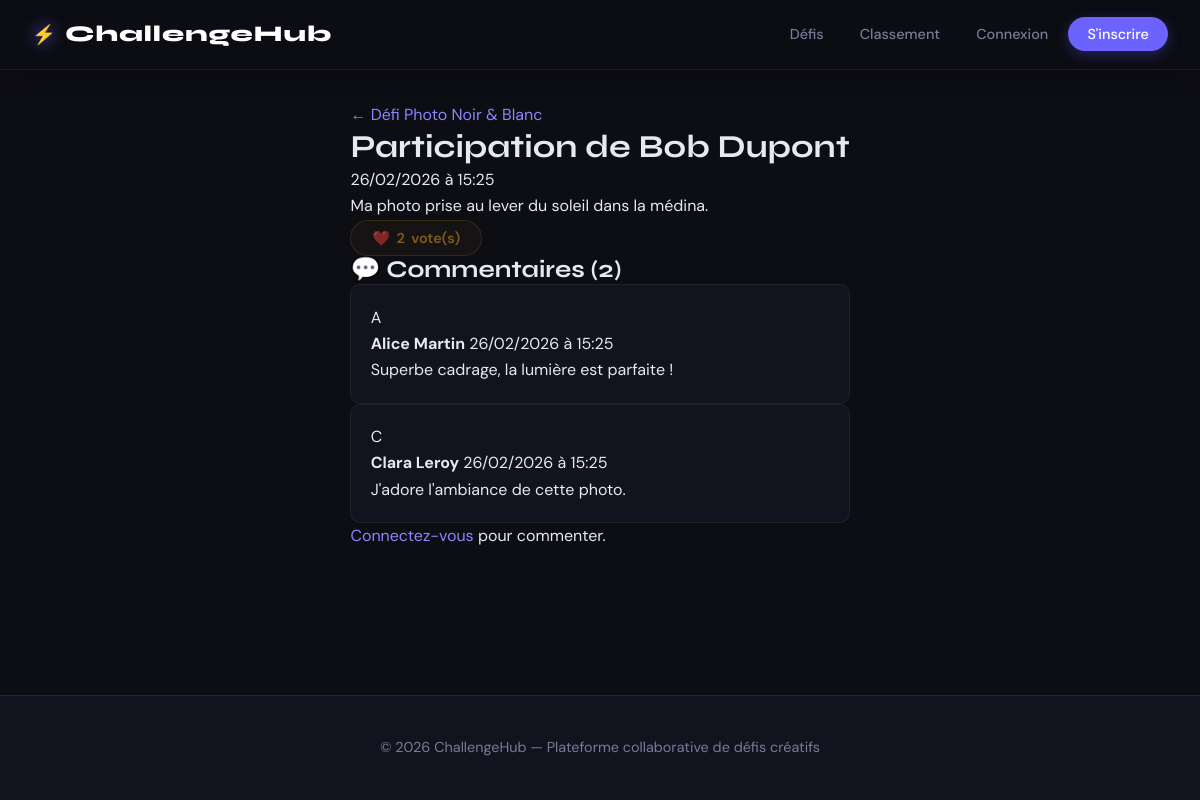
/index.php?controller=submission&action=show&id=1, run on the app's committed database.
### tables this page shows
CREATE TABLE IF NOT EXISTS submissions (
    id           INT UNSIGNED   NOT NULL AUTO_INCREMENT,
    user_id      INT UNSIGNED   NOT NULL,
    challenge_id INT UNSIGNED   NOT NULL,
    description  TEXT           NOT NULL,
    media        VARCHAR(255)   NULL DEFAULT NULL,   
    created_at   DATETIME       NOT NULL DEFAULT CURRENT_TIMESTAMP,
    updated_at   DATETIME       NOT NULL DEFAULT CURRENT_TIMESTAMP ON UPDATE CURRENT_TIMESTAMP,

    PRIMARY KEY (id),
    CONSTRAINT fk_submissions_user
        FOREIGN KEY (user_id) REFERENCES users(id)
        ON DELETE CASCADE
        ON UPDATE CASCADE,
    CONSTRAINT fk_submissions_challenge
        FOREIGN KEY (challenge_id) REFERENCES challenges(id)
        ON DELETE CASCADE
        ON UPDATE CASCADE,

    INDEX idx_submissions_challenge (challenge_id),
    INDEX idx_submissions_user      (user_id)
);

CREATE TABLE IF NOT EXISTS challenges (
    id          INT UNSIGNED    NOT NULL AUTO_INCREMENT,
    user_id     INT UNSIGNED    NOT NULL,
    title       VARCHAR(200)    NOT NULL,
    description TEXT            NOT NULL,
    category    VARCHAR(100)    NOT NULL,
    deadline    DATE            NOT NULL,
    image       VARCHAR(255)    NULL DEFAULT NULL,
    created_at  DATETIME        NOT NULL DEFAULT CURRENT_TIMESTAMP,
    updated_at  DATETIME        NOT NULL DEFAULT CURRENT_TIMESTAMP ON UPDATE CURRENT_TIMESTAMP,

    PRIMARY KEY (id),
    CONSTRAINT fk_challenges_user
        FOREIGN KEY (user_id) REFERENCES users(id)
        ON DELETE CASCADE
        ON UPDATE CASCADE,

    INDEX idx_challenges_category (category),
    INDEX idx_challenges_deadline (deadline),
    INDEX idx_challenges_created  (created_at)
);

CREATE TABLE IF NOT EXISTS users (
    id          INT UNSIGNED    NOT NULL AUTO_INCREMENT,
    name        VARCHAR(100)    NOT NULL,
    email       VARCHAR(150)    NOT NULL,
    password    VARCHAR(255)    NOT NULL,            
    avatar      VARCHAR(255)    NULL DEFAULT NULL,   
    created_at  DATETIME        NOT NULL DEFAULT CURRENT_TIMESTAMP,
    updated_at  DATETIME        NOT NULL DEFAULT CURRENT_TIMESTAMP ON UPDATE CURRENT_TIMESTAMP,

    PRIMARY KEY (id),
    UNIQUE KEY uq_users_email (email)
);

CREATE TABLE IF NOT EXISTS comments (
    id            INT UNSIGNED  NOT NULL AUTO_INCREMENT,
    user_id       INT UNSIGNED  NOT NULL,
    submission_id INT UNSIGNED  NOT NULL,
    content       TEXT          NOT NULL,
    created_at    DATETIME      NOT NULL DEFAULT CURRENT_TIMESTAMP,

    PRIMARY KEY (id),
    CONSTRAINT fk_comments_user
        FOREIGN KEY (user_id) REFERENCES users(id)
        ON DELETE CASCADE
        ON UPDATE CASCADE,
    CONSTRAINT fk_comments_submission
        FOREIGN KEY (submission_id) REFERENCES submissions(id)
        ON DELETE CASCADE
        ON UPDATE CASCADE,

    INDEX idx_comments_submission (submission_id)
);

### app/controllers/BaseController.php (called while the page is built, shortened)
<?php
abstract class BaseController
{
    protected function render(string $view, array $data = []): void
    {
        require_once APP_PATH . '/views/layouts/main.php';
    }
    protected function isLoggedIn(): bool { return !empty($_SESSION['user_id']); }
}

### app/controllers/SubmissionController.php (called while the page is built, shortened)
<?php
require_once __DIR__ . '/BaseController.php';
require_once __DIR__ . '/../models/Submission.php';
require_once __DIR__ . '/../models/Comment.php';
class SubmissionController extends BaseController
{
    private Submission $submission;
    private Comment    $comment;
    private Vote       $vote;
    public function __construct()
    {
        $this->submission = new Submission();
        $this->comment    = new Comment();
        $this->vote       = new Vote();
    }
    public function show(int $id): void
    {
        $sub = $this->submission->findById($id);
        $comments = $this->comment->findBySubmission($id);
        $hasVoted = $this->isLoggedIn() && $this->vote->hasVoted($this->getCurrentUserId(), $id);
        $isOwner  = $this->isLoggedIn() && $this->submission->belongsToUser($id, $this->getCurrentUserId());
        $this->render('submission/show', [
            'pageTitle' => 'Participation',
            'sub'       => $sub,
            'comments'  => $comments,
            'hasVoted'  => $hasVoted,
            'isOwner'   => $isOwner,
            'csrf'      => $this->generateCsrfToken(),
        ]);
    }
}

### index.php (called while the page is built, shortened)
<?php
require_once __DIR__ . '/config/Database.php';
$action     = $_GET['action']     ?? 'index';
$id         = isset($_GET['id'])  ? (int) $_GET['id'] : null;
$ctrl = new $class();
$id !== null ? $ctrl->$action($id) : $ctrl->$action();

### config/Database.php (called while the page is built, shortened)
<?php
class Database
{
    private static ?Database $instance = null;
    private PDO $pdo;
    private function __construct()
    {
        $dsn = sprintf('mysql:host=%s;dbname=%s;charset=%s', DB_HOST, DB_NAME, DB_CHARSET);
        $options = [
            PDO::ATTR_ERRMODE            => PDO::ERRMODE_EXCEPTION,
            PDO::ATTR_DEFAULT_FETCH_MODE => PDO::FETCH_ASSOC,
            PDO::ATTR_EMULATE_PREPARES   => false,
        ];
        try {
            $this->pdo = new PDO($dsn, DB_USER, DB_PASS, $options);
        } catch (PDOException $e) {
            if (DEBUG_MODE) die('DB Error: ' . $e->getMessage());
            else die('Erreur interne. Veuillez réessayer.');
        }
    }
    public static function getInstance(): Database
    {
        if (self::$instance === null) self::$instance = new self();
        return self::$instance;
    }
    public function getConnection(): PDO { return $this->pdo; }
}

### app/models/Submission.php (called while the page is built, shortened)
<?php
class Submission {
    private PDO $db;
    public function __construct() { $this->db = Database::getInstance()->getConnection(); }
    public function findById(int $id): ?array { $s=$this->db->prepare('SELECT s.*,u.name AS author_name,u.avatar AS author_avatar,c.title AS challenge_title,c.id AS challenge_id,(SELECT COUNT(*) FROM votes v WHERE v.submission_id=s.id) AS vote_count FROM submissions s JOIN users u ON s.user_id=u.id JOIN challenges c ON s.challenge_id=c.id WHERE s.id=?');$s->execute([$id]);return $s->fetch()?:null; }
}

### app/models/Comment.php (called while the page is built, shortened)
<?php
class Comment {
    private PDO $db;
    public function __construct() { $this->db = Database::getInstance()->getConnection(); }
    public function findBySubmission(int $sid): array { $s=$this->db->prepare('SELECT cm.*,u.name AS author_name,u.avatar AS author_avatar FROM comments cm JOIN users u ON cm.user_id=u.id WHERE cm.submission_id=? ORDER BY cm.created_at ASC');$s->execute([$sid]);return $s->fetchAll(); }
}

### app/views/submission/show.php (the view, shortened to what this page needs)
<div class="sub-detail">
  <div class="sub-detail__header">
    <a href="<?= APP_URL ?>/index.php?controller=challenge&action=show&id=<?= $sub['challenge_id'] ?>" class="back-link">← <?= htmlspecialchars($sub['challenge_title'], ENT_QUOTES, 'UTF-8') ?></a>
    <h1>Participation de <?= htmlspecialchars($sub['author_name'], ENT_QUOTES, 'UTF-8') ?></h1>
    <span class="muted"><?= date('d/m/Y à H:i', strtotime($sub['created_at'])) ?></span>
  </div>
  <div class="sub-detail__desc"><?= nl2br(htmlspecialchars($sub['description'], ENT_QUOTES, 'UTF-8')) ?></div>
  <div class="sub-detail__actions">
    <button id="voteBtn" class="vote-btn vote-btn--lg <?= $hasVoted ? 'vote-btn--active' : '' ?>"
      data-id="<?= $sub['id'] ?>" data-csrf="<?= $csrf ?>"
      <?= empty($_SESSION['user_id']) ? 'disabled title="Connectez-vous pour voter"' : '' ?>>
      ❤️ <span class="vote-count"><?= $sub['vote_count'] ?></span> vote(s)
    </button>
  </div>
  <section class="comments">
    <h2>💬 Commentaires (<?= count($comments) ?>)</h2>
    <?php if ($comments): ?>
    <div class="comments__list">
      <?php foreach ($comments as $c): ?>
      <div class="comment">
        <div class="comment__avatar"><?= strtoupper(substr($c['author_name'], 0, 1)) ?></div>
        <div class="comment__body">
          <div class="comment__header">
            <strong><?= htmlspecialchars($c['author_name'], ENT_QUOTES, 'UTF-8') ?></strong>
            <span class="muted"><?= date('d/m/Y à H:i', strtotime($c['created_at'])) ?></span>
          </div>
          <p><?= nl2br(htmlspecialchars($c['content'], ENT_QUOTES, 'UTF-8')) ?></p>
        </div>
      </div>
      <?php endforeach; ?>
    </div>
    <?php else: ?>
      <p class="muted">Aucun commentaire pour l'instant.</p>
    <?php endif; ?>
    <?php if (!empty($_SESSION['user_id'])): ?>
    <form method="POST" action="<?= APP_URL ?>/index.php?controller=comment&action=store" class="comment-form">
      <input type="hidden" name="csrf_token" value="<?= $csrf ?>">
      <input type="hidden" name="submission_id" value="<?= $sub['id'] ?>">
      <textarea name="content" rows="3" placeholder="Laissez un commentaire..." required></textarea>
      <button type="submit" class="btn btn--primary">Commenter</button>
    </form>
    <?php else: ?>
      <p class="muted"><a href="<?= APP_URL ?>/index.php?controller=user&action=login">Connectez-vous</a> pour commenter.</p>
    <?php endif; ?>
  </section>
</div>

### public/css/style.css (style rules this page uses)
*, *::before, *::after { box-sizing: border-box; margin: 0; padding: 0; }
:root { --ink: #0d0d14; --ink2: #1a1a2e; --violet: #6c63ff; --violet2: #8b85ff; --violet-dim: #2e2a5e; --gold: #f5a623; --surface: #13131f; --surface2: #1e1e30; --border: rgba(108, 99, 255, 0.18); --text: #e8e8f0; --muted: #7a7a99; --success: #34d399; --danger: #f87171; --warning: #fbbf24; --radius: 10px; --radius-lg: 18px; --transition: all 0.2s ease; }
html { scroll-behavior: smooth; }
body { font-family: 'DM Sans', sans-serif; background: var(--ink); color: var(--text); line-height: 1.65; min-height: 100vh; display: flex; flex-direction: column; }
h1, h2, h3, h4 { font-family: 'Syne', sans-serif; line-height: 1.2; }
a { color: var(--violet2); text-decoration: none; transition: var(--transition); }
.comment { background: var(--surface); border: 1px solid rgba(255, 255, 255, 0.06); border-radius: var(--radius); padding: 1.2rem; transition: background 0.2s; }
.vote-btn { display: inline-flex; align-items: center; gap: 0.4rem; padding: 0.5rem 1.3rem; border-radius: 30px; border: 1px solid rgba(245, 166, 35, 0.3); background: rgba(245, 166, 35, 0.08); color: var(--gold); font-size: 0.9rem; font-weight: 600; cursor: pointer; transition: all 0.2s; font-family: 'DM Sans', sans-serif; }
.vote-btn:disabled { opacity: 0.5; cursor: not-allowed; transform: none; }

### data on the page
submissions: challenge.title "Défi Photo Noir & Blanc", user.name "Bob Dupont", created_at "26/02/2026 à 15:25", description "Ma photo prise au lever du soleil dans la médina."
comments: user.name "A", user.name "Alice Martin", created_at "26/02/2026 à 15:25", content "Superbe cadrage, la lumière est parfaite !"
comments: user.name "C", user.name "Clara Leroy", created_at "26/02/2026 à 15:25", content "J'adore l'ambiance de cette photo."

### other printed values
APP_NAME "ChallengeHub"
$sub['vote_count'] "2"
count($comments) "2"
